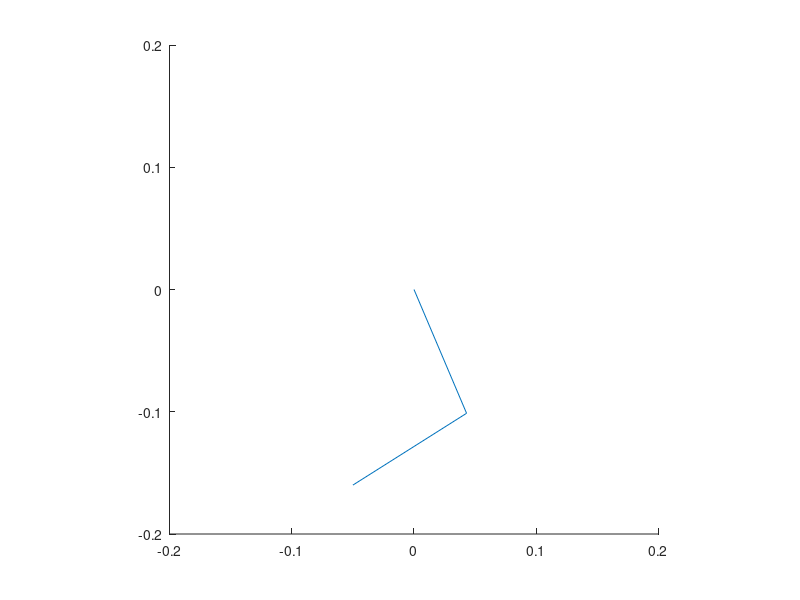

Write MATLAB code to recreate this figure. (Note: this script raises an error after producing the figure.)
clear;
clf;

function [t1, t2] = inverse_kinematics(x, y, l1, l2)
  l = sqrt(x^2+y^2);
  t1 = t2 = 0;
  if (l <= (l1+l2))
    t1 = atan2(y,x) + acos((l1^2+l^2-l2^2)/(2*l2*l));
    t2 = pi + acos((l1^2+l2^2-l^2)/(2*l1*l2));
  endif
endfunction

function [x, y] = bezier(P, t)
  B =[(1-t)^3, 3*t*(1-t)^2, 3*t^2*(1-t), t^3];
  X = B * P;
  x = X(1);
  y = X(2);
endfunction

function [xd, yd] = bezier_d(P, t)
  Bd =[-3*(1-t)^2, 3*(1-t)^2-6*t*(1-t), 6*t*(1-t)-3*t^2, 3*t^2];
  Xd = Bd * P;
  xd = Xd(1);
  yd = Xd(2);
endfunction

l1 = 0.11;
l2 = 0.11;
ratio = 0.1;
motor_velocity = 4.81; # 46rpm

P = [0, 0; 0, 0.06; 0.1+0.07, 0.06; 0.1, 0.0];
period = 0.32;

i = 0;
for t = 0.0: 0.2: 1.0
  [xt, yt] = bezier(P, t);
  x = xt - 0.05;
  y = yt - 0.16;

  [t1, t2] = inverse_kinematics(x, y, l1, l2);
  if (t1 != 0 || t2 != 0)
    i = i + 1;
    x1 = l1 * cos(t1);
    y1 = l1 * sin(t1);
    arm_x(i,:) = [0 x1 x];
    arm_y(i,:) = [0 y1 y];
    jaco = [-l1*sin(t1)-l2*sin(t1+t2) -l2*sin(t1+t2); l1*cos(t1)+l2*cos(t1+t2) l2*cos(t1+t2)];
    [U,S,V] = svd(jaco);
    mani(i,:) = [x y atan2(U(2),U(1)) S(1,1) S(2,2)];
	[xd, yd] = bezier_d(P, t);
    xdp(i,:) = [x x + xd / period / motor_velocity * ratio];
    ydp(i,:) = [y y + yd / period / motor_velocity * ratio];
  endif
endfor

hold on;
axis([-0.2,0.2,-0.2,0.2],"square");
for n = 1:i
  plot(arm_x(n,:), arm_y(n,:));
  ellipse(mani(n,1), mani(n,2), mani(n,4)*ratio, mani(n,5)*ratio, mani(n,3));
  plot(xdp(n,:), ydp(n,:), "r");
  if (mani(n,3) < 0)
    mani(n,3) += 2 * pi;
  endif
  printf("(velocity, angle): (%f, %f, %f)\n", mani(n,4) * motor_velocity, mani(n,5) * motor_velocity, mani(n,3)-pi);
end
hold off;

